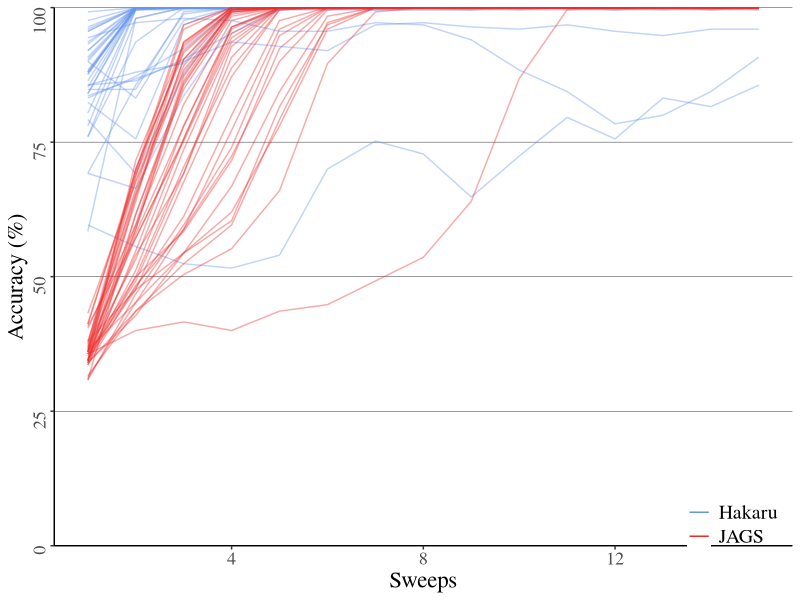

Write the R code that produced this figure.
library('ggplot2')

data <- read.csv("gmm_sweeps2.csv", header=T)
data$Accuracy <- data$Accuracy * 100

p <- ggplot(data,
            aes(x=Sweeps, y=Accuracy, group=interaction(Chains, System), colour=System)) +
     geom_line(alpha=0.4) +
     ylab("Accuracy (%)") +
     guides(colour = guide_legend(override.aes = list(alpha = 1))) +
     scale_color_manual(name="",
                        values=c("cornflowerblue", "firebrick2")) +
     scale_y_continuous(expand=c(0, 0),
                        limits=c(0, 100)) +
     theme_bw() + 
     theme(panel.grid.major = element_line(colour = "black", size=0.15)) +
     theme(panel.grid.minor = element_blank()) +
     theme(panel.grid.major.x = element_blank()) +
     theme(panel.border = element_blank()) + #rect(colour = "black", fill=NA, size=1)) +
     theme(axis.line = element_line(colour = "black")) +
     theme(text = element_text(family="Times")) +
     theme(plot.title = element_text(size = rel(2))) +
     theme(axis.title.y = element_text(size = rel(1.5), angle = 90)) +
     theme(axis.title.x = element_text(size = rel(1.5))) +
     theme(axis.text.y = element_text(size = rel(1.5), angle = 90)) +
     theme(axis.text.x = element_text(size = rel(1.5))) +
     theme(strip.text.y = element_text(size = rel(2.5))) +
     theme(panel.spacing = unit(2, "lines")) +
     theme(legend.title = element_text(size = rel(1.5))) +
     theme(legend.text = element_text(size = rel(1.3))) +
     theme(legend.background = element_rect(fill = "transparent")) +
     theme(legend.justification=c(0.02,1.0),
           legend.position=c(0.85,0.15))               # Position legend in bottom right


ggsave("plots/gmmsweeps2.pdf", p)
